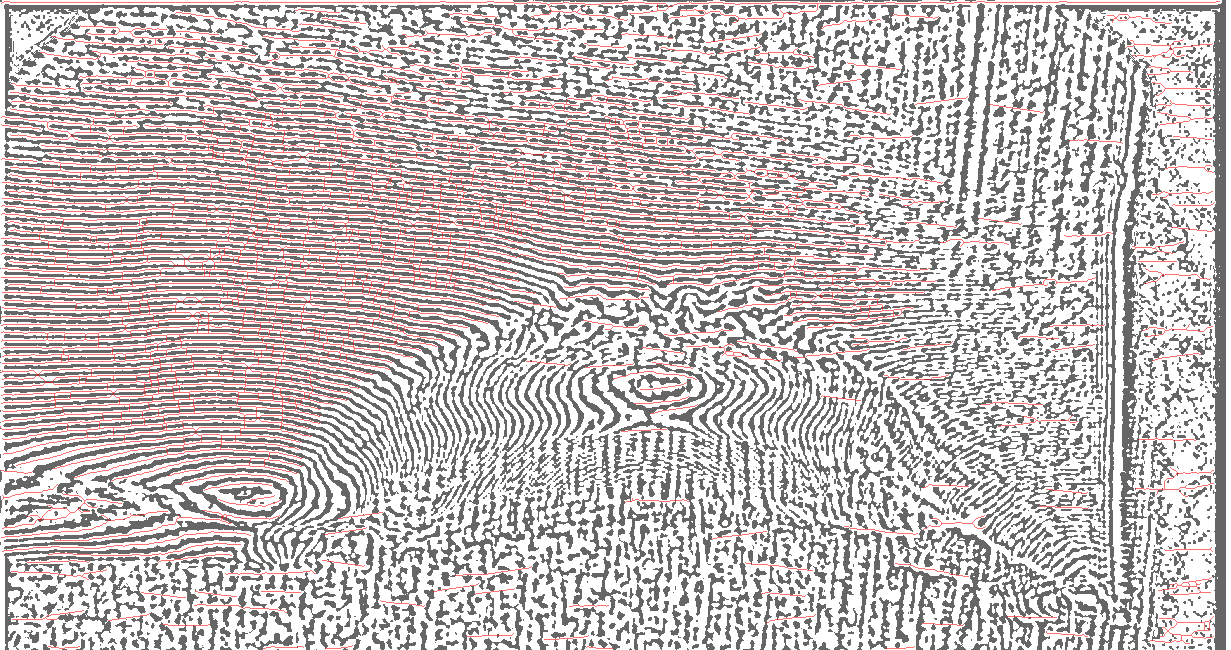
#> input picture overlay_latest.png, 1231 x 650 px
$ python -i fringe_utils.py   (imports and definitions only)
#> lines starting #> are read from the running program, lines starting #| are printed output that depends on the picture; after the words box and inside, x2 and y2 are one past the last pixel; in counts of white or black regions, pixels touching at a corner belong together
import cv2
import numpy as np
from skimage.morphology import skeletonize, remove_small_objects, remove_small_holes


def binarize(gray, method="Otsu", thresh=128, invert=False, blur=0):
    g = gray
    if blur > 0:
        k = int(2 * round(blur / 2) + 1)
        g = cv2.GaussianBlur(g, (k, k), 0)
    if method == "Otsu":
        _, bw = cv2.threshold(g, 0, 255, cv2.THRESH_BINARY + cv2.THRESH_OTSU)
    elif method == "Adaptive":
        bksz = int(thresh) | 1
        bksz = max(3, min(151, bksz))
        bw = cv2.adaptiveThreshold(g, 255, cv2.ADAPTIVE_THRESH_GAUSSIAN_C,
                                   cv2.THRESH_BINARY, bksz, 2)
    else:
        _, bw = cv2.threshold(g, int(thresh), 255, cv2.THRESH_BINARY)
    if invert:
        bw = 255 - bw
    return bw


# [433 lines left out: functions line_kernel, oriented_opening, overlay_mask_on_gray, remove_humps, remove_branches, remove_steep_segments and 1 more, not called in this run]

>>> import cv2
>>> picture = cv2.imread('../overlay_latest.png', cv2.IMREAD_GRAYSCALE)
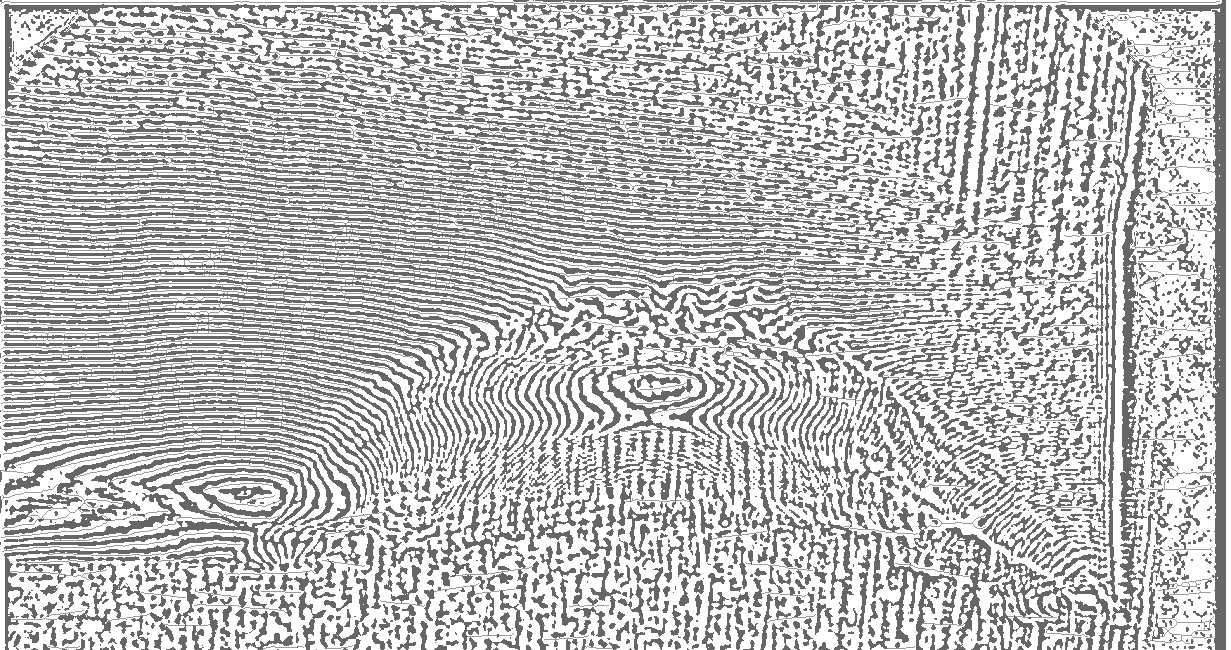
#> picture: shape (650, 1231); min 87, max 255, mean 192.1
>>> result = binarize(picture)
#> in binarize, `_, bw = cv2.threshold(g, 0, 255, cv2.THRESH_BINARY + cv2.THRESH_OTSU)`:
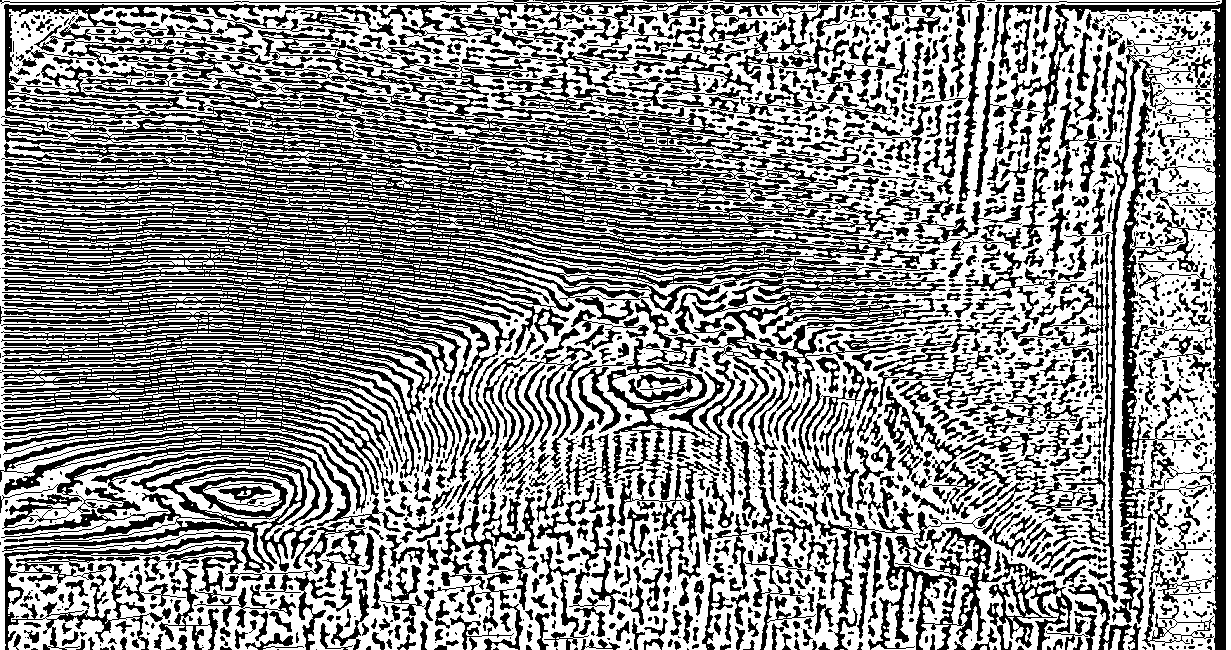
#> bw: shape (650, 1231); 56.9% white; 1687 black regions (818 under 20 px), largest, box (x1, y1, x2, y2) and area: (0, 4, 1009, 650) 177851, (973, 0, 1226, 650) 24095, (868, 527, 1072, 650) 7413
